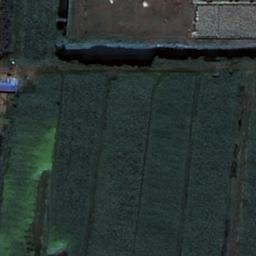
#> input picture data/test/RGB.jpg, 256 x 256 px
$ python inspect_tir_channels.py --tir-dir ../data/test
#> lines starting #> are read from the running program, lines starting #| are printed output that depends on the picture; after the words box and inside, x2 and y2 are one past the last pixel; in counts of white or black regions, pixels touching at a corner belong together; long printed decimals are rounded
"""Inspect channel redundancy and statistics of RGB-encoded TIR images."""

from __future__ import annotations

import argparse
from collections import Counter
from pathlib import Path

import numpy as np
from PIL import Image


SUFFIXES = {".jpg", ".jpeg", ".png", ".tif", ".tiff"}


def parse_args() -> argparse.Namespace:
    parser = argparse.ArgumentParser(description="Inspect RGB-encoded TIR channels.")
    parser.add_argument("--tir-dir", type=Path, required=True)
    parser.add_argument("--progress-interval", type=int, default=250)
    return parser.parse_args()


def main() -> None:
    args = parse_args()
    if not args.tir_dir.is_dir():
        raise FileNotFoundError(f"Directory does not exist: {args.tir_dir}")
    paths = sorted(
        path
        for path in args.tir_dir.iterdir()
        if path.is_file() and path.suffix.lower() in SUFFIXES
    )
    if not paths:
        raise RuntimeError(f"No images found in {args.tir_dir}")

    mode_counts: Counter[str] = Counter()
    channel_sum = np.zeros(3, dtype=np.float64)
    channel_square_sum = np.zeros(3, dtype=np.float64)
    average_sum = 0.0
    average_square_sum = 0.0
    pixel_count = 0
    equal_pixel_count = 0
    fully_equal_images = 0
    shape_counts: Counter[tuple[int, ...]] = Counter()

    for index, path in enumerate(paths, start=1):
        with Image.open(path) as image:
#> image is the input picture: PIL image 256x256 RGB; mean R, G, B 41.6, 53.5, 51.1
            mode_counts[image.mode] += 1
            array = np.asarray(image.convert("RGB"), dtype=np.uint8)
        shape_counts[array.shape] += 1

        values = array.astype(np.float64) / 255.0
        channel_sum += values.sum(axis=(0, 1))
#> channel_sum = [10698.5, 13760, 13127]
        channel_square_sum += np.square(values).sum(axis=(0, 1))
#> channel_square_sum = [2021.9, 3175, 2906.6]
        channel_average = values.mean(axis=2)
        average_sum += float(channel_average.sum())
#> average_sum = 12528.5
        average_square_sum += float(np.square(channel_average).sum())
#> average_square_sum = 2656.2

        equal_pixels = (array[..., 0] == array[..., 1]) & (
            array[..., 1] == array[..., 2]
        )
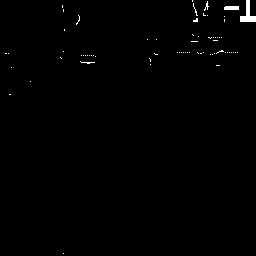
#> equal_pixels: shape (256, 256) bool; 0.62% white; 68 white regions (66 under 20 px), largest, box (x1, y1, x2, y2) and area: (240, 0, 256, 22) 160, (224, 6, 239, 10) 59
        current_pixels = array.shape[0] * array.shape[1]
#> current_pixels = 65536
        equal_count = int(equal_pixels.sum())
#> equal_count = 408
        pixel_count += current_pixels
#> pixel_count = 65536
        equal_pixel_count += equal_count
#> equal_pixel_count = 408
        fully_equal_images += int(equal_count == current_pixels)
#> fully_equal_images = 0

        if args.progress_interval > 0 and index % args.progress_interval == 0:
            print(f"processed {index}/{len(paths)}", flush=True)

    channel_mean = channel_sum / pixel_count
#> channel_mean = [0.163, 0.21, 0.2]
    channel_variance = np.maximum(
        channel_square_sum / pixel_count - np.square(channel_mean), 0.0
    )
#> channel_variance = [0.0042, 0.00436, 0.00423]
    channel_std = np.sqrt(channel_variance)
#> channel_std = [0.0648, 0.0661, 0.065]
    average_mean = average_sum / pixel_count
#> average_mean = 0.191
    average_variance = max(
        average_square_sum / pixel_count - average_mean**2, 0.0
    )
#> average_variance = 0.00398

    print("\n=== TIR channel inspection ===")
    print(f"directory: {args.tir_dir}")
    print(f"images: {len(paths)}")
    print(f"modes: {dict(mode_counts)}")
#| modes: {'RGB': 1}
    print(f"shapes: {dict(shape_counts)}")
#| shapes: {(256, 256, 3): 1}
    print(f"fully channel-identical images: {fully_equal_images}/{len(paths)}")
#| fully channel-identical images: 0/1
    print(
        f"channel-identical pixels: {equal_pixel_count}/{pixel_count} "
        f"({equal_pixel_count / pixel_count:.8%})"
    )
#| channel-identical pixels: 408/65536 (0.6226%)
    print("statistics after dividing values by 255:")
    print(f"TIR RGB mean: {channel_mean.tolist()}")
#| TIR RGB mean: [0.1632, 0.21, 0.2003]
    print(f"TIR RGB std:  {channel_std.tolist()}")
#| TIR RGB std:  [0.06483, 0.06606, 0.06504]
    print(f"TIR channel-average mean: {average_mean}")
#| TIR channel-average mean: 0.1912
    print(f"TIR channel-average std:  {average_variance**0.5}")
#| TIR channel-average std:  0.06312


if __name__ == "__main__":
    main()
